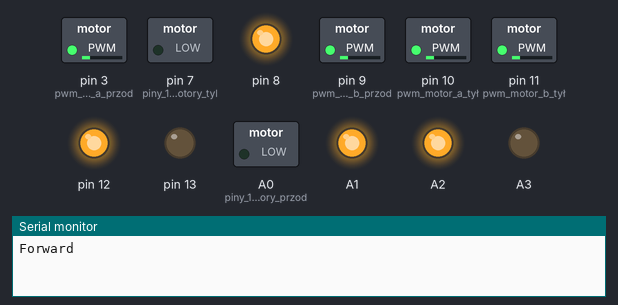
Recording of a sketch running on a simulated Arduino Uno, built with avr-gcc and run on an emulated ATmega328P. On the bench: switched loads named in the sketch (green lamp = pin HIGH), output pins drawn as LEDs (lit = HIGH), the last lines printed to the serial monitor.

Above: at 0.05 s.
At 8.15 s:
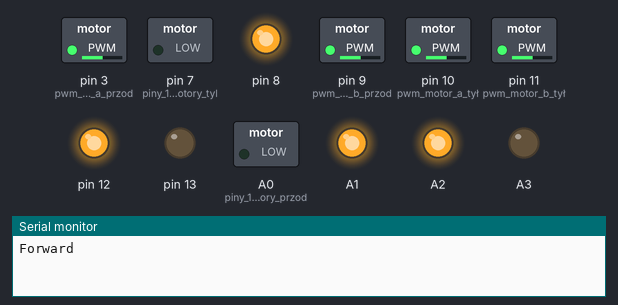
At 15.1 s:
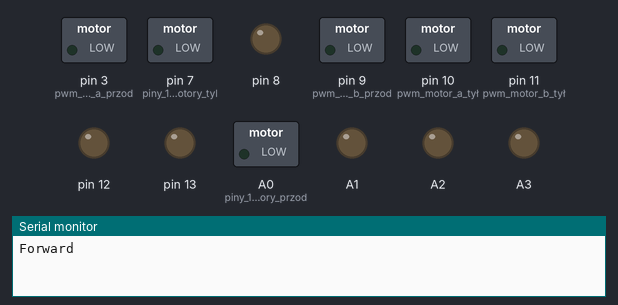
At 23.63 s:
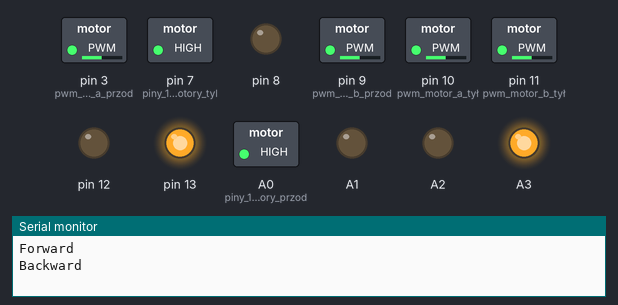
At 32.2 s:
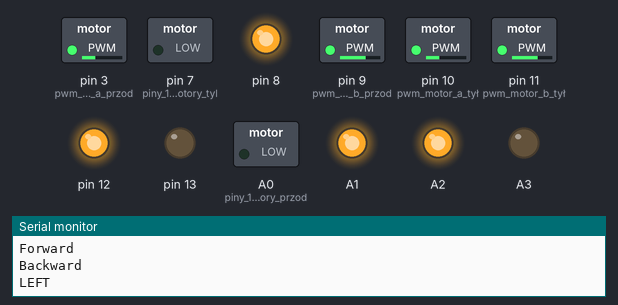
At 37.3 s:
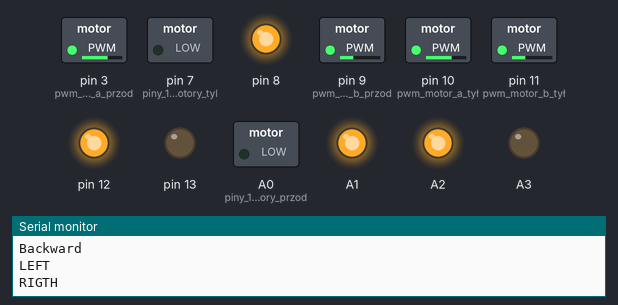
Timing chart, 0 to 38.8 s (numbered marks = the images above):
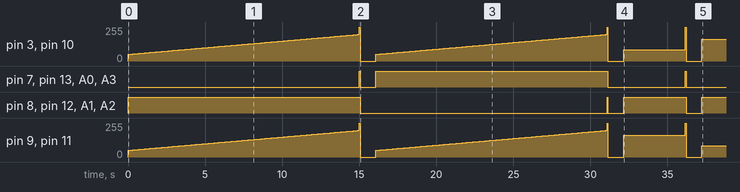

The sketch:

TESTSILNIK.ino
```cpp
byte speedLevel=0;


void setup() {
  // put your setup code here, to run once:
  Serial.begin(9600);
  pinMode(A0, OUTPUT); // piny 1 2 3 4 motory przod
  pinMode(A1, OUTPUT);
  pinMode(A2, OUTPUT);
  pinMode(A3, OUTPUT);

  pinMode(7, OUTPUT); // piny 1 2 3 4 motory tyl
  pinMode(8, OUTPUT);
  pinMode(12, OUTPUT);
  pinMode(13, OUTPUT);

  pinMode(3, OUTPUT); // pwm motor a przod
  pinMode(9, OUTPUT); // pwm motor b przod
  pinMode(10, OUTPUT); // pwm motor a tył
  pinMode(11, OUTPUT); // pwm motor b tył


}

void loop() {
  // put your main code here, to run repeatedly:

  Serial.println("Forward");
  for (int i = 50; i<200; i++) {
    speedLevel = i;
    driveForward();
    delay(100);
  }
  stopCar();
  resetLevels();
  delay(1000);


  Serial.println("Backward");
  for (int i = 50; i<200; i++) {
    speedLevel = i;
    driveBackward();
    delay(100);
  }
  stopCar();
  resetLevels();
  delay(1000);

  Serial.println("LEFT");
  speedLevel=80;
  turnLeftWithDrive();
  delay(4000);
  stopCar();
  resetLevels();
  delay(1000);

  Serial.println("RIGTH");
  speedLevel=80;
  turnRigthWithDrive();
  delay(4000);
  stopCar();
  resetLevels();
  delay(1000);

  delay(10000);
}

void stopCar() {
  digitalWrite(3, HIGH);
  digitalWrite(9, HIGH);
  digitalWrite(10, HIGH);
  digitalWrite(11, HIGH);

  digitalWrite(A0, HIGH);
  digitalWrite(A1, HIGH);
  digitalWrite(A2, HIGH);
  digitalWrite(A3, HIGH);

  digitalWrite(7, HIGH);
  digitalWrite(8, HIGH);
  digitalWrite(12, HIGH);
  digitalWrite(13, HIGH);
  delay(50);
}

void resetLevels() {
  speedLevel = 0;
  digitalWrite(3, LOW);
  digitalWrite(9, LOW);
  digitalWrite(10, LOW);
  digitalWrite(11, LOW);

  digitalWrite(A0, LOW);
  digitalWrite(A1, LOW);
  digitalWrite(A2, LOW);
  digitalWrite(A3, LOW);

  digitalWrite(7, LOW);
  digitalWrite(8, LOW);
  digitalWrite(12, LOW);
  digitalWrite(13, LOW);
  delay(20);
}

void driveForward() {
  analogWrite(3, speedLevel);
  analogWrite(9, speedLevel);
  analogWrite(10, speedLevel);
  analogWrite(11, speedLevel);

  digitalWrite(A0, LOW);
  digitalWrite(A1, HIGH);
  digitalWrite(A2, HIGH);
  digitalWrite(A3, LOW);

  digitalWrite(7, LOW);
  digitalWrite(8, HIGH);
  digitalWrite(12, HIGH);
  digitalWrite(13, LOW);
}

void driveBackward() {
  analogWrite(3, speedLevel);
  analogWrite(9, speedLevel);
  analogWrite(10, speedLevel);
  analogWrite(11, speedLevel);

  digitalWrite(A0, HIGH);
  digitalWrite(A1, LOW);
  digitalWrite(A2, LOW);
  digitalWrite(A3, HIGH);

  digitalWrite(7, HIGH);
  digitalWrite(8, LOW);
  digitalWrite(12, LOW);
  digitalWrite(13, HIGH);
}


void turnLeftWithDrive() {

  speedLevel = speedLevel / 2;

  analogWrite(3, 123 - speedLevel);
  analogWrite(9, 123 + speedLevel);
  analogWrite(10, 123 - speedLevel);
  analogWrite(11, 123 + speedLevel);

  digitalWrite(A0, LOW);
  digitalWrite(A1, HIGH);
  digitalWrite(A2, HIGH);
  digitalWrite(A3, LOW);

  digitalWrite(7, LOW);
  digitalWrite(8, HIGH);
  digitalWrite(12, HIGH);
  digitalWrite(13, LOW);

}

void turnRigthWithDrive() {

  speedLevel = speedLevel / 2;

  analogWrite(3, 123 + speedLevel);
  analogWrite(9, 123 - speedLevel);
  analogWrite(10, 123 + speedLevel);
  analogWrite(11, 123 - speedLevel);

  digitalWrite(A0, LOW);
  digitalWrite(A1, HIGH);
  digitalWrite(A2, HIGH);
  digitalWrite(A3, LOW);

  digitalWrite(7, LOW);
  digitalWrite(8, HIGH);
  digitalWrite(12, HIGH);
  digitalWrite(13, LOW);

}
```

Measured:
- by itself, pin 8, pin 12, A1, A2: goes HIGH 15.1 s, LOW 16.0 s, HIGH 0.05 s, LOW 1.0 s, HIGH 4.1 s, LOW 1.0 s, then HIGH
- by itself, pin 7 (piny_1_2_3_4_motory_tyl), pin 13, A0 (piny_1_2_3_4_motory_przod), A3: goes HIGH 0.05 s, LOW 1.0 s, HIGH 15.1 s, LOW 5.0 s, HIGH 0.05 s, then LOW
- by itself, pin 3 (pwm_motor_a_przod), pin 10 (pwm_motor_a_tył): 0/255 → 50/255 at 0.00 s, → 51/255 0.10 s later, → 52/255 0.10 s later, → 53/255 0.10 s later, … (308 changes in this stretch)
